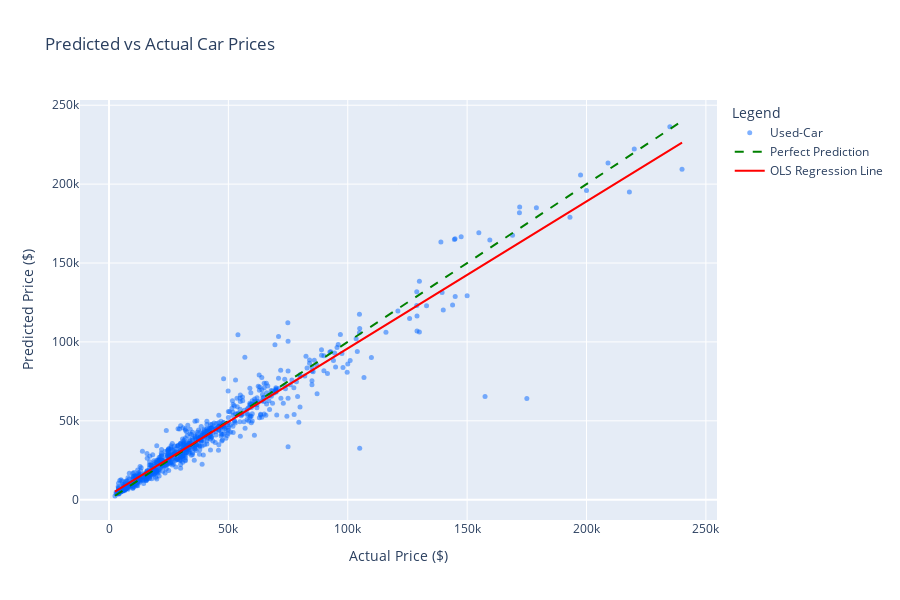

The cell this chart's notebook holds for it:
### Code cell
import plotly.graph_objects as go
import statsmodels.api as sm
import pandas as pd

# Prepare data
results_df = pd.DataFrame({
    'Actual Price': y_test,
    'Predicted Price': y_pred,
    'Brand': df.loc[y_test.index, 'brand']
})

# OLS regression line (Predicted vs Actual)
X = sm.add_constant(results_df['Actual Price'])
ols_model = sm.OLS(results_df['Predicted Price'], X).fit()
results_df['OLS Prediction'] = ols_model.predict(X)

# 1. Scatter plot of actual vs predicted
scatter = go.Scatter(
    x=results_df['Actual Price'],
    y=results_df['Predicted Price'],
    mode='markers',
    name='Used-Car',
    marker=dict(color='rgba(0, 100, 255, 0.5)', size=5)
)

# 2. Perfect prediction line (y = x)
line_identity = go.Scatter(
    x=[results_df['Actual Price'].min(), results_df['Actual Price'].max()],
    y=[results_df['Actual Price'].min(), results_df['Actual Price'].max()],
    mode='lines',
    name='Perfect Prediction',
    line=dict(color='green', dash='dash')
)

# 3. OLS Regression Line
line_ols = go.Scatter(
    x=results_df['Actual Price'],
    y=results_df['OLS Prediction'],
    mode='lines',
    name='OLS Regression Line',
    line=dict(color='red')
)

# 4. Build the figure
fig = go.Figure(data=[scatter, line_identity, line_ols])
fig.update_layout(
    title='Predicted vs Actual Car Prices',
    xaxis_title='Actual Price ($)',
    yaxis_title='Predicted Price ($)',
    legend_title='Legend',
    width=900,
    height=600
)

fig.show()

### Figure 1 — Plotly figure (JSON) as saved in the notebook; plotly's stock layout.template omitted (floating-point values rounded to 4 significant figures; data arrays with more than 128 entries replaced by an {"elided": "..."} marker saying what was removed)
{"data": [{"marker": {"color": "rgba(0, 100, 255, 0.5)", "size": 5}, "mode": "markers", "name": "Used-Car", "type": "scatter", "x": {"elided": "792 int values"}, "y": {"elided": "792 float values"}}, {"line": {"color": "green", "dash": "dash"}, "mode": "lines", "name": "Perfect Prediction", "type": "scatter", "x": [2500, 240000], "y": [2500, 240000]}, {"line": {"color": "red"}, "mode": "lines", "name": "OLS Regression Line", "type": "scatter", "x": {"elided": "792 int values"}, "y": {"elided": "792 float values"}}], "layout": {"height": 600, "legend": {"title": {"text": "Legend"}}, "title": {"text": "Predicted vs Actual Car Prices"}, "width": 900, "xaxis": {"title": {"text": "Actual Price ($)"}}, "yaxis": {"title": {"text": "Predicted Price ($)"}}}}
